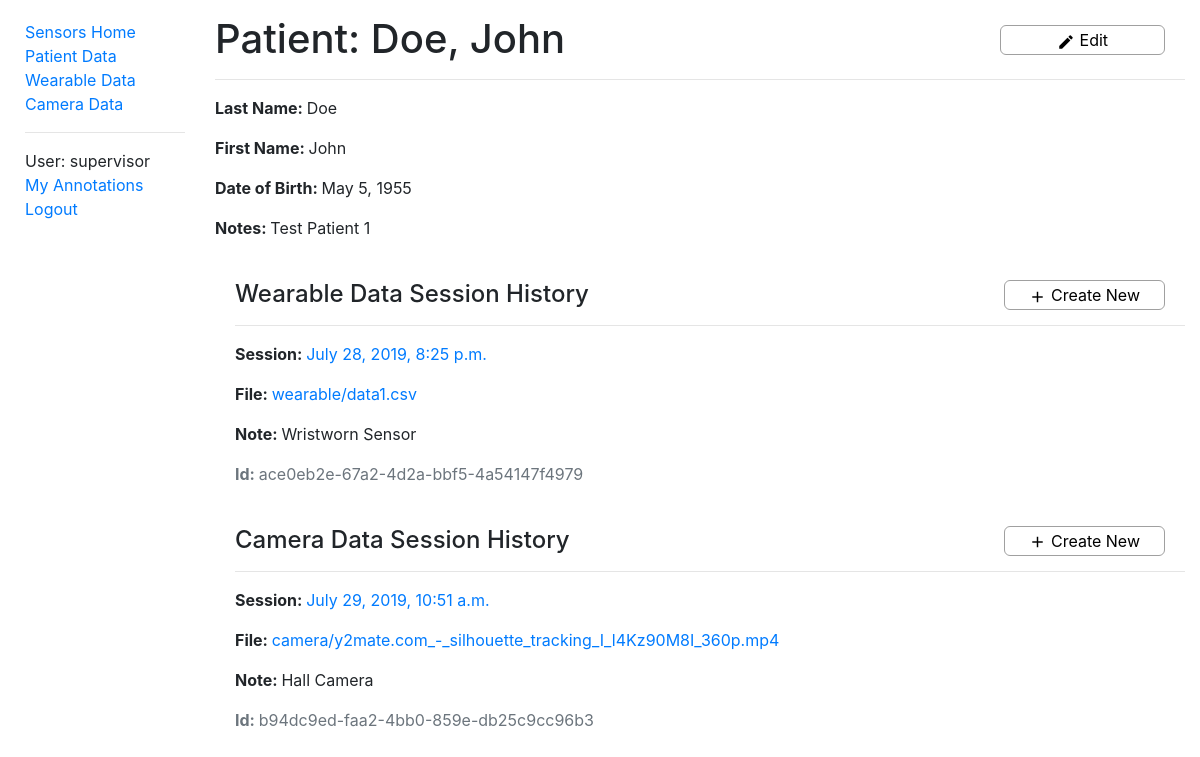
Before: /sensors/patientdata/1 (signed in) with the older database file.
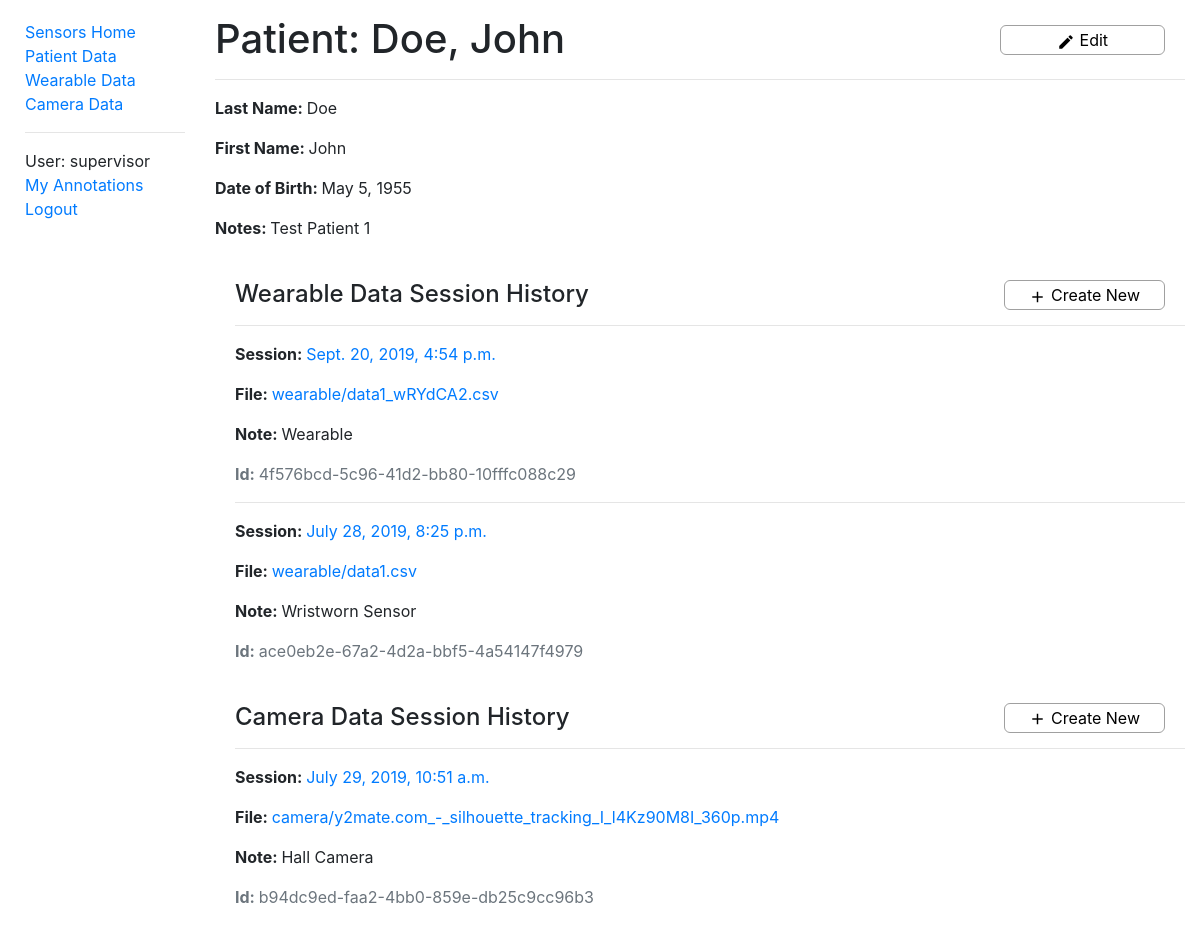
After: the same page with the newer database file.
### sensors/models.py (models this page shows, shortened)
class WearableData(models.Model):
    id = models.UUIDField(primary_key=True, default=uuid.uuid4, help_text='Unique ID for this wearable data')
    patient = models.ForeignKey('PatientData', on_delete=models.CASCADE, null=True, related_name='wearables')
    filename = models.FileField(upload_to='wearable/')
    time = models.DateTimeField(help_text='Session date & time')
    note = models.CharField(max_length=500, help_text='Note regarding wearable data')
    class Meta:
        ordering = ['patient', '-time']
        permissions = (("can_alter_wearabledata", "Can create or edit wearable data entries."),)

class CameraData(models.Model):
    id = models.UUIDField(primary_key=True, default=uuid.uuid4, help_text='Unique ID for this wearable data')
    patient = models.ForeignKey('PatientData', on_delete=models.CASCADE, null=True, related_name='cameras')
    filename = models.FileField(upload_to='camera/')
    framerate = models.CharField(
        max_length=7,
        choices=FRAME_RATES,
        default='Film',
        help_text='Video framerate',
    )
    time = models.DateTimeField(help_text='Session date & time')
    note = models.CharField(max_length=500, help_text='Note regarding camera data')
    class Meta:
        ordering = ['patient', '-time']
        permissions = (("can_alter_cameradata", "Can create or edit camera data entries."),)

### sensors/views.py (the view)
# urls.py: re_path(r'^patientdata/(?P<pk>\d+)$', views.PatientDataDetailView.as_view(), name='patientdata-detail'),
class PatientDataDetailView(LoginRequiredMixin, generic.DetailView):
    model = PatientData

### sensors/context_processors.py (called while the page is built)
def extra_context(request):
    return {'media_url': settings.MEDIA_URL}

### sensors/models.py (called while the page is built)
    def __str__(self):
        return f'{self.last_name}, {self.first_name}'

### sensors/templates/sensors/patientdata_detail.html
{% extends "base.html" %}
{% block content %}
  <div class="titleText">
    <h1>Patient: {{ patientdata }}</h1>
    {% if perms.sensors.can_alter_patientdata %}
      <button id="edit" class="titleButton controlButtonXL" data-toggle="tooltip" data-placement="bottom" data-trigger="hover"
            title="Edit Camera Data"><i class="material-icons buttonIconS">create</i> Edit</button>
    {% endif %}
  </div>
  <hr>
  <p><strong>Last Name: </strong>{{ patientdata.last_name }}</p>
  <p><strong>First Name: </strong>{{ patientdata.first_name }}</p>
  <p><strong>Date of Birth: </strong>{{ patientdata.date_of_birth }}</p>
  <p><strong>Notes: </strong>{{ patientdata.notes }}</p>
  <div style="margin-left:20px;margin-top:40px">
    <div class="titleText">
      <h4>Wearable Data Session History</h4>
      {% if perms.sensors.can_alter_wearabledata %}
        <button type='button' class="createNewSessionButton controlButtonXL"
                onclick='window.location.href="{% url 'create_wearabledata' patientdata.id %}"'>
          <i class="material-icons buttonIconS">add</i> Create New
        </button>
      {% endif %}
    </div>
    {% for wearable in patientdata.wearables.all %}
      <hr>
      <p><strong>Session: </strong><a href="{% url 'wearabledata-detail' wearable.id %}">{{ wearable.time }}</a></p>
      <p><strong>File: </strong><a href="{{ media_url }}{{ wearable.filename }}">{{ wearable.filename }}</a></p>
      <p><strong>Note: </strong>{{wearable.note}}</p>
      <p class='text-muted'><strong>Id: </strong>{{wearable.id}}</p>
    {% empty %}
      <hr>
      <p><em>No data.</em></p>
    {% endfor %}
  </div>
  <div style="margin-left:20px;margin-top:40px">
    <div class="titleText">
      <h4>Camera Data Session History</h4>
      {% if perms.sensors.can_alter_cameradata %}
        <button type='button' class="createNewSessionButton controlButtonXL"><i class="material-icons buttonIconS">add</i> Create New</button>
      {% endif %}
    </div>
    {% for camera in patientdata.cameras.all %}
      <hr>
      <p><strong>Session: </strong><a href="{% url 'cameradata-detail' camera.id %}">{{ camera.time }}</a></p>
      <p><strong>File: </strong><a href="{{ media_url }}{{ camera.filename }}">{{ camera.filename }}</a></p>
      <p><strong>Note: </strong>{{camera.note}}</p>
      <p class='text-muted'><strong>Id: </strong>{{camera.id}}</p>
    {% empty %}
      <hr>
      <p><em>No data.</em></p>
    {% endfor %}
  </div>
{% endblock %}

Changed rows visible on the page:
added WearableData: time "Sept. 20, 2019, 4:54 p.m.", filename "wearable/data1_wRYdCA2.csv", note "Wearable", id "4f576bcd-5c96-41d2-bb80-10fffc088c29"
